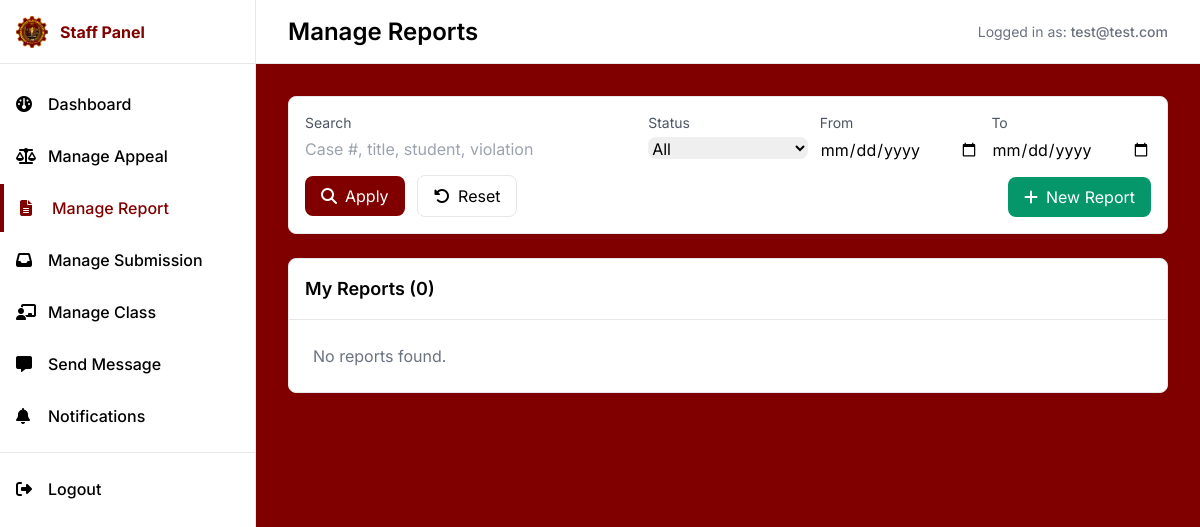
The app's page /pages/Staff/manage-report.php (signed in), older data.
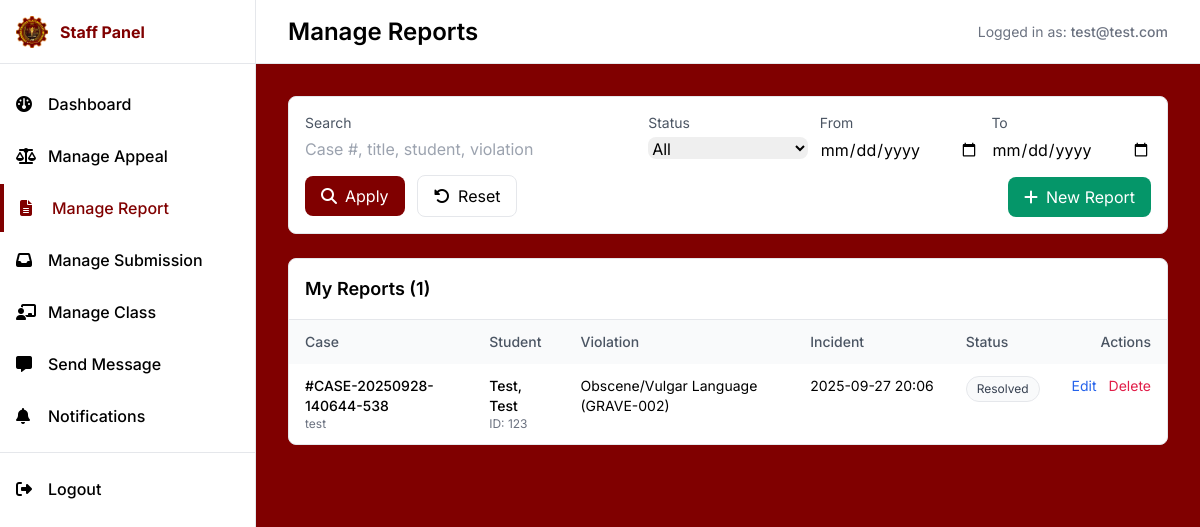
The same page, newer data.
### tables this page shows
CREATE TABLE `cases` (
  `id` bigint(20) UNSIGNED NOT NULL,
  `case_number` varchar(50) NOT NULL,
  `student_id` bigint(20) UNSIGNED NOT NULL,
  `reported_by_staff_id` bigint(20) UNSIGNED NOT NULL,
  `violation_type_id` int(10) UNSIGNED NOT NULL,
  `title` varchar(255) NOT NULL,
  `description` text DEFAULT NULL,
  `location` varchar(255) DEFAULT NULL,
  `incident_date` datetime NOT NULL,
  `status_id` tinyint(3) UNSIGNED NOT NULL DEFAULT 1,
  `resolution` text DEFAULT NULL,
  `resolution_date` datetime DEFAULT NULL,
  `is_confidential` tinyint(1) DEFAULT 0,
  `created_at` timestamp NOT NULL DEFAULT current_timestamp(),
  `updated_at` timestamp NULL DEFAULT NULL ON UPDATE current_timestamp()
);

CREATE TABLE `students` (
  `id` bigint(20) UNSIGNED NOT NULL,
  `student_number` varchar(20) NOT NULL,
  `user_id` bigint(20) UNSIGNED DEFAULT NULL,
  `first_name` varchar(100) NOT NULL,
  `middle_name` varchar(100) DEFAULT NULL,
  `last_name` varchar(100) NOT NULL,
  `suffix` varchar(20) DEFAULT NULL,
  `birthdate` date DEFAULT NULL,
  `address` text DEFAULT NULL,
  `class_id` bigint(20) UNSIGNED DEFAULT NULL,
  `created_at` timestamp NOT NULL DEFAULT current_timestamp(),
  `updated_at` timestamp NULL DEFAULT NULL ON UPDATE current_timestamp()
);

CREATE TABLE `violation_types` (
  `id` int(10) UNSIGNED NOT NULL,
  `category_id` tinyint(3) UNSIGNED NOT NULL,
  `code` varchar(30) NOT NULL,
  `name` varchar(150) NOT NULL,
  `description` text DEFAULT NULL,
  `points` int(11) DEFAULT 0,
  `created_at` timestamp NOT NULL DEFAULT current_timestamp()
);

CREATE TABLE `case_status` (
  `id` tinyint(3) UNSIGNED NOT NULL,
  `name` varchar(50) NOT NULL,
  `description` varchar(255) DEFAULT NULL,
  `created_at` timestamp NOT NULL DEFAULT current_timestamp()
);

### pages/Staff/manage-report.php (the view, shortened to what the changed rows need)
<?php
  require_once __DIR__ . '/../../database/database.php';
  $currentUserId = (int)($_SESSION['user_id'] ?? 0);
  $currentStaffId = null;
  function e($v) { return htmlspecialchars((string)$v, ENT_QUOTES, 'UTF-8'); }
  $caseStatuses = [];
  try {
    $caseStatuses = $pdo->query("SELECT id, name FROM case_status ORDER BY id ASC")->fetchAll(PDO::FETCH_ASSOC) ?: [];
  } catch (Throwable $e) { $caseStatuses = []; }
  $params = [];
  $where = [];
  $where[] = '(c.reported_by_staff_id = ? OR c.reported_by_staff_id = ?)';
  $params[] = $currentStaffId;
  $params[] = $currentUserId;
  $whereSql = $where ? ('WHERE ' . implode(' AND ', $where)) : '';
  $cases = [];
  try {
    $sql = "SELECT
              c.id,
              c.case_number,
              c.title,
              c.description,
              c.location,
              c.incident_date,
              c.status_id,
              c.is_confidential,
              s.id AS student_id,
              s.first_name, s.last_name, s.student_number,
              vt.id AS violation_type_id, vt.name AS violation_name, vt.code AS violation_code
            FROM cases c
            JOIN students s ON s.id = c.student_id
            JOIN violation_types vt ON vt.id = c.violation_type_id
            $whereSql
            ORDER BY c.created_at DESC, c.id DESC";
    $stmt = $pdo->prepare($sql);
    $stmt->execute($params);
    $cases = $stmt->fetchAll(PDO::FETCH_ASSOC) ?: [];
  } catch (Throwable $e) {
    $cases = [];
  }
  include __DIR__ . '/../../components/staff-head.php';
?>
<div class="min-h-screen flex">
  <main class="flex-1 ml-0 md:ml-64">
    <div class="h-16 flex items-center justify-between px-4 md:px-8 border-b border-gray-200 bg-white sticky top-0 z-40">
      <div class="flex items-center gap-3">
        <h1 class="text-xl md:text-2xl font-semibold">Manage Reports</h1>
      </div>
    </div>
    <div class="p-4 md:p-8 space-y-6">
      <section class="bg-white border rounded-lg overflow-hidden">
        <div class="flex items-center justify-between p-4 border-b">
          <h2 class="text-lg font-semibold">My Reports (<?php echo count($cases); ?>)</h2>
        </div>
        <?php if (empty($cases)): ?>
          <div class="p-6 text-gray-500">No reports found.</div>
        <?php else: ?>
          <div class="overflow-x-auto">
            <table class="min-w-full text-sm">
              <thead class="bg-gray-50 text-gray-600">
                <tr>
                  <th class="text-left font-medium px-4 py-3">Case</th>
                  <th class="text-left font-medium px-4 py-3">Student</th>
                  <th class="text-left font-medium px-4 py-3">Violation</th>
                  <th class="text-left font-medium px-4 py-3">Incident</th>
                  <th class="text-left font-medium px-4 py-3">Status</th>
                  <th class="text-right font-medium px-4 py-3">Actions</th>
                </tr>
              </thead>
              <tbody class="divide-y">
                <?php foreach ($cases as $c): ?>
                  <?php
                    $caseLabel = '#' . ($c['case_number']);
                    $studentName = trim(($c['last_name'] ?? '') . ', ' . ($c['first_name'] ?? ''));
                    $violation = ($c['violation_name'] ?? '-') . ' (' . ($c['violation_code'] ?? '') . ')';
                    $incident = $c['incident_date'] ? date('Y-m-d H:i', strtotime($c['incident_date'])) : '-';
                    $statusId = (int)($c['status_id'] ?? 1);
                    $statusName = '';
                    foreach ($caseStatuses as $st) { if ((int)$st['id'] === $statusId) { $statusName = $st['name']; break; } }
                  ?>
                  <tr class="hover:bg-gray-50">
                    <td class="px-4 py-3 align-top">
                      <div class="font-medium"><?php echo e($caseLabel); ?></div>
                      <div class="text-xs text-gray-500 truncate max-w-xs"><?php echo e($c['title'] ?? ''); ?></div>
                    </td>
                    <td class="px-4 py-3 align-top">
                      <div class="font-medium"><?php echo e($studentName); ?></div>
                      <div class="text-xs text-gray-500">ID: <?php echo e($c['student_number'] ?? ''); ?></div>
                    </td>
                    <td class="px-4 py-3 align-top"><?php echo e($violation); ?></td>
                    <td class="px-4 py-3 align-top whitespace-nowrap"><?php echo e($incident); ?></td>
                    <td class="px-4 py-3 align-top">
                      <span class="inline-block text-xs px-2.5 py-1 bg-gray-50 text-gray-700 border border-gray-200 rounded-full"><?php echo e($statusName ?: ('Status #'.$statusId)); ?></span>
                    </td>
                    <td class="px-4 py-3 align-top text-right">
                      <div class="inline-flex gap-3">
                        <button class="text-blue-600 hover:underline" onclick='openEditModal(<?php echo json_encode([
                          'id' => (int)$c['id'],
                          'student_id' => (int)$c['student_id'],
                          'violation_type_id' => (int)$c['violation_type_id'],
                          'title' => (string)($c['title'] ?? ''),
                          'description' => (string)($c['description'] ?? ''),
                          'location' => (string)($c['location'] ?? ''),
                          'incident_date' => $c['incident_date'] ? date('Y-m-d\TH:i', strtotime($c['incident_date'])) : '',
                          'status_id' => (int)$c['status_id'],
                          'is_confidential' => (int)$c['is_confidential']
                        ], JSON_HEX_TAG|JSON_HEX_APOS|JSON_HEX_AMP|JSON_HEX_QUOT); ?>)'>Edit</button>
                        <form method="post" class="inline" onsubmit="return confirmDelete();">
                          <button class="text-rose-600 hover:underline">Delete</button>
                        </form>
                      </div>
                    </td>
                  </tr>
                <?php endforeach; ?>
              </tbody>
            </table>
          </div>
        <?php endif; ?>
      </section>
    </div>
  </main>
</div>
<?php include __DIR__ . '/../../components/staff-footer.php'; ?>

Row changes from the older to the newer data that the page shows:
added cases: case_number "#CASE-20250928-140644-538", title "test", student.first_name "Test, Test", student.student_number "123", violation_type.code "Obscene/Vulgar Language (GRAVE-002)", incident_date "2025-09-27 20:06", status.name "Resolved"
Text that changed along with them:
count($cases): "0" → "1"
text no longer shown: "No reports found."
text now shown: "Case Student Violation Incident Status Actions"
